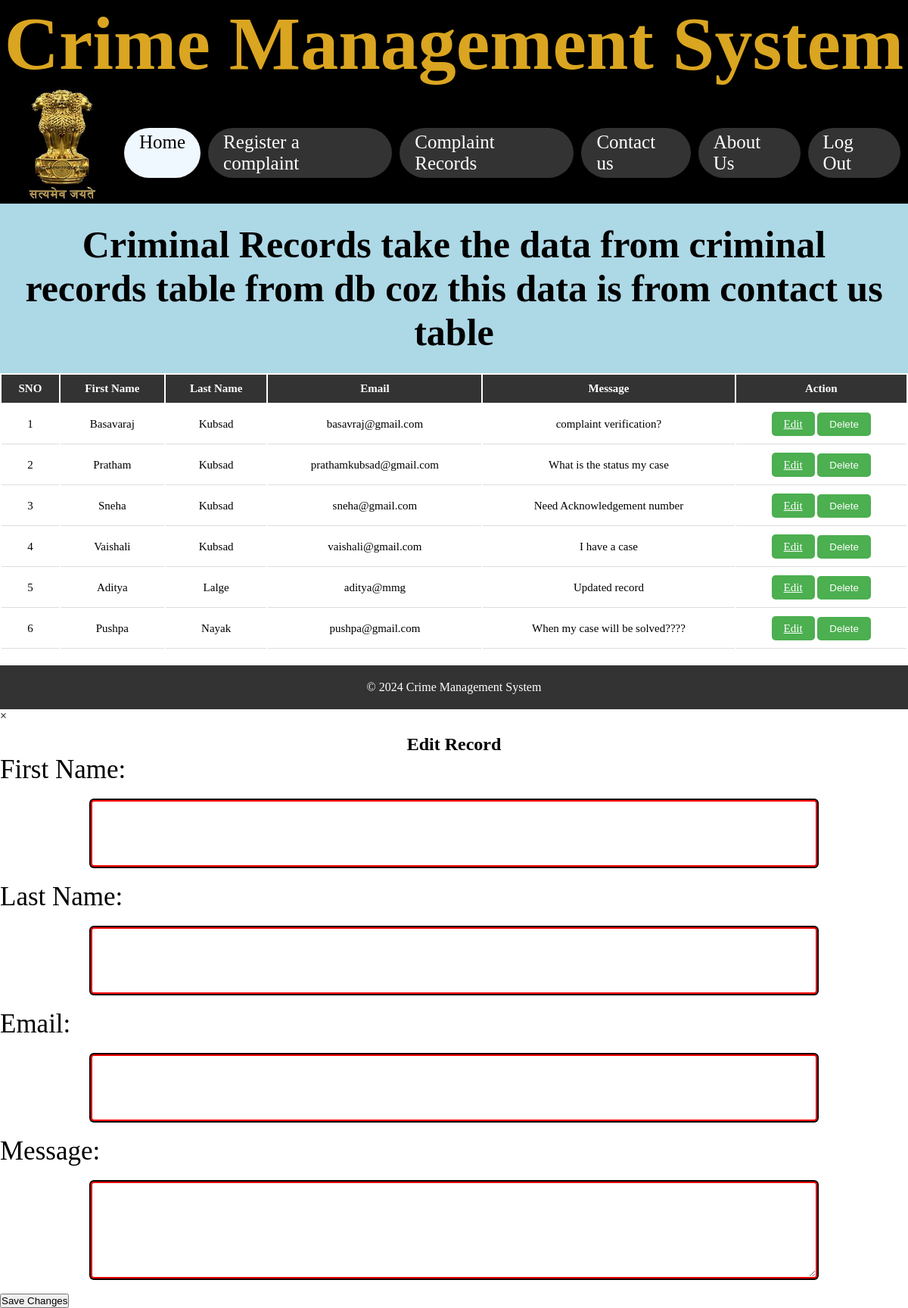
Screenshot of /dabba.php with the database file from the repository.
### tables this page shows
CREATE TABLE IF NOT EXISTS `contactus_details` (
  `SNO` int(4) NOT NULL AUTO_INCREMENT,
  `FNAME` varchar(12) NOT NULL,
  `LNAME` varchar(12) NOT NULL,
  `EMAIL` varchar(100) NOT NULL,
  `MESSAGE` varchar(100) NOT NULL,
  PRIMARY KEY (`SNO`,`EMAIL`)
);

### dabba.php (the view, shortened to what this page needs)
<!DOCTYPE html>
<html lang="en">
<head>
    <link rel="stylesheet" href="style.css">
</head>
<body>
<header>
    <h1 class="CID">Crime Management System</h1>
    <nav>
        <div class="logo">
            <img class="rotate" src="ashok.jpg" alt="LOGO">
        </div>
        <div class="items">
            <ul class="cta-buttons">
                <a href="#" class="btn"style="background-color: aliceblue; color: black;">Home</a>
                <a href="complaint.html" class="btn">Register a complaint</a>
                <a href="Criminal Records.php" class="btn">Complaint Records</a>
                <a href="contact_us.html" class="btn">Contact us</a>
                <a href="about_us.html" class="btn">About Us</a>
                <a href="index.html" class="btn">Log Out</a>
            </ul>
        </div>
    </nav>
</header>
<main>
    <div id="cont">
        <h2 id="founder">Criminal Records take the data from criminal records table from db coz this data is from contact us table</h2>
        <div class="table-container">
            <table>
                <thead>
                <tr>
                    <th>SNO</th>
                    <th>First Name</th>
                    <th>Last Name</th>
                    <th>Email</th>
                    <th>Message</th>
                    <th>Action</th>
                </tr>
                </thead>
                <tbody>
                <?php
                $servername = 'localhost';
                $username = "root";
                $password = "";
                $database_name = "dbtrailmine";
                $con = mysqli_connect($servername, $username, $password, $database_name);
                $sql = "SELECT * FROM `contactus_details`";
                $result =  mysqli_query($con, $sql);
                if (mysqli_num_rows($result) > 0) {
                    while ($row = mysqli_fetch_assoc($result)) {
                        echo '<tr>';
                        echo '<td>' . $row['SNO'] . '</td>';
                        echo '<td>' . $row['FNAME'] . '</td>';
                        echo '<td>' . $row['LNAME'] . '</td>';
                        echo '<td>' . $row['EMAIL'] . '</td>';
                        echo '<td>' . $row['MESSAGE'] . '</td>';
                        echo '<td><a href="complaint.php" role="button" class="edit_btn">Edit</a> <button class="delete_btn">Delete</button></td>';
                        echo '</tr>';
                    }
                } else {
                    echo '<tr><td colspan="5">No records found</td></tr>';
                }
                ?>
                </tbody>
            </table>
        </div>
    </div>
</main>
<footer>
    &copy; <?php echo date("Y"); ?> Crime Management System
</footer>
<div id="editFormPopup" class="edit-form-popup">
    <div class="edit-form-content">
        <span class="close">&times;</span>
        <h2>Edit Record</h2>
        <form id="editForm" action="edit.php" method="post">
            <label for="edit_fname">First Name:</label>
            <input type="text" id="edit_fname" name="FNAME">
            <label for="edit_lname">Last Name:</label>
            <input type="text" id="edit_lname" name="LNAME">
            <label for="edit_email">Email:</label>
            <input type="email" id="edit_email" name="EMAIL">
            <label for="edit_message">Message:</label>
            <textarea id="edit_message" name="MESSAGE"></textarea>
            <button type="submit">Save Changes</button>
        </form>
    </div>
</div>
</body>
</html>

### style.css (style rules this page uses)
* { margin: 0; padding: 0; box-sizing: border-box; }
.CID { display: flex; color: goldenrod; justify-content: center; font-size: 50px; font-size: 100px; }
header { background-color: black; }
header nav { color: gold; display: flex; justify-content: space-around; align-items: center; overflow: hidden; }
nav ul { display: flex; list-style-type: none; }
.logo img { width: 164px; height: 150px; cursor: pointer; animation: spin 3s linear infinite; }
.cta-buttons { margin-top: 20px; }
.btn { display: inline-block; padding: 5px 20px; background-color: #333; color: #fff; text-decoration: none; border-radius: 100px; margin-right: 10px; font-size: 25px; }
.table-container { overflow-x: auto; }
table { width: 100%; margin-bottom: 20px; }
th, td { padding: 10px; border-bottom: 1px solid #ddd; font-size: 15px; }
th { background-color: #333; color: #fff; }
.edit_btn,.delete_btn { background-color: #4CAF50; color: white; padding: 8px 16px; border: none; border-radius: 5px; cursor: pointer; }
#founder { background-color: lightblue; padding: 25px; box-sizing: border-box; }
footer { background-color: #333; color: wheat; overflow: hidden; display: flex; justify-content: center; padding: 50px; box-sizing: border-box; }
* { box-sizing: border-box; }
label { font-size: 35px; }
textarea,input[type=datetime-local],input[type=file],input[type=text],input[type=number],input[type=tel],input[type=email] { box-shadow: 0px 0px 0px 2px black; width: 80%; border: 2px solid red; border-radius: 4px; padding: 22px 10px; margin: 20px 10%; box-sizing: border-box; display:flex; justify-content: center; align-items: center; text-align: center; font-size: 35px; }
textarea::placeholder,input[type=number]::placeholder,input[type=email]::placeholder,input[type=text]::placeholder,input[type=tel]::placeholder { font-size: 15px; color: rgb(0, 0, 0); box-sizing: border-box; }
h2 { display: flex; justify-content: center; padding-top: 15px; box-sizing: border-box; }
#founder { background-color: lightblue; padding: 25px; box-sizing: border-box; font-size: 50px; }

### dabba.php (style rules this page uses)
.table-container { overflow-x: auto; }
table { width: 100%; margin-bottom: 20px; }
th, td { text-align: center; padding: 10px; border-bottom: 1px solid #ddd; font-size: 15px; }
th { background-color: #333; color: #fff; }
.edit_btn, .delete_btn { background-color: #4CAF50; color: white; padding: 8px 16px; border: none; border-radius: 5px; cursor: pointer; }
footer { background-color: #333; color: #fff; padding: 20px; text-align: center; }
#founder { background-color: lightblue; padding: 25px; box-sizing: border-box; text-align: center; }

### rows the page displays
contactus_details: SNO "1", FNAME "Basavaraj", LNAME "Kubsad", EMAIL "basavraj@gmail.com", MESSAGE "complaint verification?"
contactus_details: SNO "2", FNAME "Pratham", LNAME "Kubsad", EMAIL "prathamkubsad@gmail.com", MESSAGE "What is the status my case"
contactus_details: SNO "3", FNAME "Sneha", LNAME "Kubsad", EMAIL "sneha@gmail.com", MESSAGE "Need Acknowledgement number"
contactus_details: SNO "4", FNAME "Vaishali", LNAME "Kubsad", EMAIL "vaishali@gmail.com", MESSAGE "I have a case"
contactus_details: SNO "5", FNAME "Aditya", LNAME "Lalge", EMAIL "aditya@mmg", MESSAGE "Updated record"
contactus_details: SNO "6", FNAME "Pushpa", LNAME "Nayak", EMAIL "pushpa@gmail.com", MESSAGE "When my case will be solved????"
